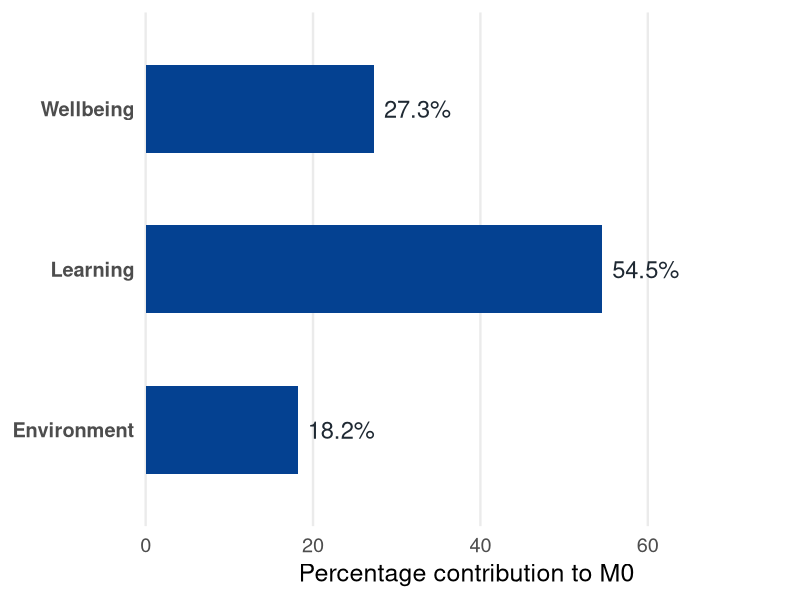

Write the R code that produced this figure.
## ---- chunk 1
#| label: fig-contribution-dimension
#| fig-width: 9
#| fig-height: 3.3

library(ggplot2)

indicator <- c("Sleep", "Breakfast", "Reading", "Homework", "StudySpace", "Supplies")
dimension <- c("Wellbeing", "Wellbeing", "Learning", "Learning", "Environment", "Environment")
w <- rep(1/6, 6)                       # indicator weights, from Step 4
h <- c(1/3, 1/6, 1/2, 1/2, 1/3, 0)     # censored headcount ratios, from Step 11

M0 <- sum(w * h)
contribution <- (w * h) / M0

df <- aggregate(contribution ~ dimension, FUN = sum)
df$dimension <- factor(df$dimension, levels = c("Environment", "Learning", "Wellbeing"))
df$label <- paste0(round(df$contribution * 100, 1), "%")

ggplot(df, aes(x = dimension, y = contribution * 100)) +
  geom_col(fill = "#044191", width = 0.55) +
  geom_text(aes(label = label), hjust = -0.15, size = 6, colour = "#1f2933") +
  coord_flip(clip = "off") +
  scale_y_continuous(limits = c(0, 65), expand = expansion(mult = c(0, 0.18))) +
  labs(x = NULL, y = "Percentage contribution to M0") +
  theme_minimal(base_size = 18) +
  theme(panel.grid.major.y = element_blank(),
        panel.grid.minor = element_blank(),
        axis.text.y = element_text(face = "bold"))
